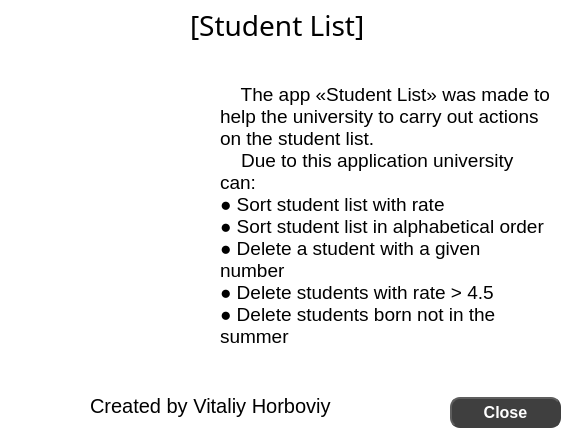
<?xml version="1.0" encoding="UTF-8"?>
<ui version="4.0">
 <class>About</class>
 <widget class="QWidget" name="About">
  <property name="geometry">
   <rect>
    <x>0</x>
    <y>0</y>
    <width>579</width>
    <height>439</height>
   </rect>
  </property>
  <property name="windowTitle">
   <string>About</string>
  </property>
  <property name="windowIcon">
   <iconset>
    <normaloff>../../Icons/535572.png</normaloff>../../Icons/535572.png</iconset>
  </property>
  <property name="styleSheet">
   <string notr="true">background-color: white;</string>
  </property>
  <widget class="QLabel" name="label">
   <property name="geometry">
    <rect>
     <x>10</x>
     <y>90</y>
     <width>191</width>
     <height>241</height>
    </rect>
   </property>
   <property name="text">
    <string/>
   </property>
   <property name="pixmap">
    <pixmap>../../Icons/535572.png</pixmap>
   </property>
   <property name="scaledContents">
    <bool>true</bool>
   </property>
  </widget>
  <widget class="QLabel" name="label_2">
   <property name="geometry">
    <rect>
     <x>190</x>
     <y>0</y>
     <width>251</width>
     <height>51</height>
    </rect>
   </property>
   <property name="font">
    <font>
     <family>Lucida Handwriting</family>
     <pointsize>21</pointsize>
     <weight>50</weight>
     <bold>false</bold>
    </font>
   </property>
   <property name="text">
    <string>[Student List]</string>
   </property>
  </widget>
  <widget class="QLabel" name="label_3">
   <property name="geometry">
    <rect>
     <x>220</x>
     <y>60</y>
     <width>331</width>
     <height>311</height>
    </rect>
   </property>
   <property name="font">
    <font>
     <pointsize>14</pointsize>
    </font>
   </property>
   <property name="text">
    <string>    The app «Student List» was made to help the university to carry out actions on the student list.
    Due to this application university can:
● Sort student list with rate
● Sort student list in alphabetical order
● Delete a student with a given number
● Delete students with rate &gt; 4.5
● Delete students born not in the summer</string>
   </property>
   <property name="wordWrap">
    <bool>true</bool>
   </property>
  </widget>
  <widget class="QLabel" name="label_4">
   <property name="geometry">
    <rect>
     <x>90</x>
     <y>390</y>
     <width>351</width>
     <height>31</height>
    </rect>
   </property>
   <property name="font">
    <font>
     <family>MS Shell Dlg 2</family>
     <pointsize>15</pointsize>
    </font>
   </property>
   <property name="text">
    <string>Created by Vitaliy Horboviy</string>
   </property>
  </widget>
  <widget class="QPushButton" name="pushButton">
   <property name="geometry">
    <rect>
     <x>450</x>
     <y>397</y>
     <width>111</width>
     <height>31</height>
    </rect>
   </property>
   <property name="styleSheet">
    <string notr="true">QPushButton{
	background-color: #3F3F3F;
    border-style: outset;
    border-width: 2px;
    border-radius: 10px;
    border-color: #3F3F3F;
    font: bold 16px;
    min-width: 5em;
    padding: 6px;
	color: white;
}

QPushButton:hover  {
    background-color: #DC143C;
    border-style: inset;
}

QPushButton:pressed  {
    background-color: #FF4500;
    border-style: inset;
}</string>
   </property>
   <property name="text">
    <string>Close</string>
   </property>
  </widget>
 </widget>
 <resources/>
 <connections/>
</ui>
